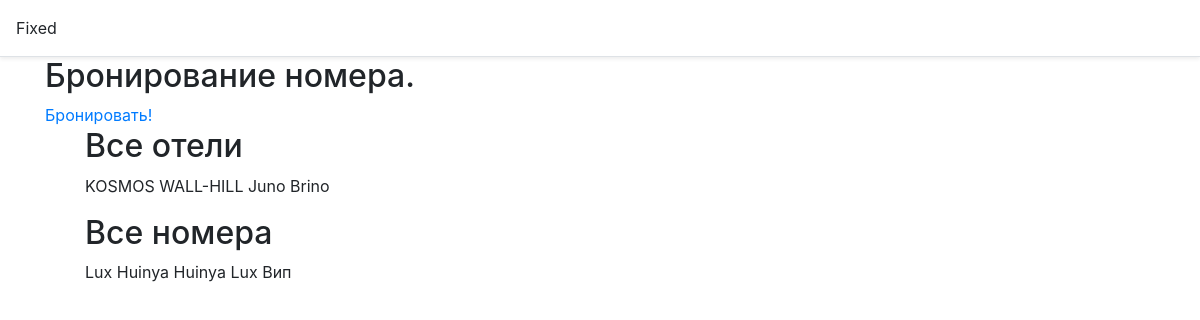
Screenshot of /hotel/reservation/a70f2062-5b95-4049-892b-3eeeeed6cb5f/ with the database file from the repository.
### hotel/models.py (models this page shows, shortened)
class Hotel(models.Model):
    name = models.CharField(
        max_length=255,
        verbose_name= _('Name of Hotel'),
    )
    slug = models.SlugField(max_length=255,null=True)
    address = models.CharField(
        max_length=255,
        blank=True,
        null=True,
        verbose_name=_('Location of Hotel'),
    )
    '''
    location = gis_models.PointField(
        verbose_name=_('Location'),
        null=True,
        blank=True,
        geography=True,
        help_text=_('Location of Hotel'),
    )
    '''
    zip_code = models.IntegerField(
        verbose_name=_('ZIP Code'),
        null=True,
        blank=True,
    )
    description = models.TextField(
        verbose_name=_('Description'),
        blank='',
        default=True,
    )
    class Meta:
        verbose_name = _('Hotel')
        verbose_name_plural = _('Hotels')

class Room(models.Model):
    number = models.IntegerField(
        verbose_name=_('Number of room'),
        default=0,
    )
    room_category = models.ForeignKey(
        to=RoomCategory,
        on_delete=models.CASCADE,
        related_name='rooms',
    )
    hotel = models.ForeignKey(
        to=Hotel,
        on_delete=models.CASCADE,
        related_name='rooms',
    )
    is_free = models.BooleanField(
        verbose_name=_('Check that room is free'),
        default=True
    )
    class Meta:
        verbose_name = _('Room')
        verbose_name_plural = _('Rooms')

class RoomCategory(models.Model):
    name = models.CharField(
        max_length=255,
        verbose_name=_('Name of category'),
    )
    max_guest = models.IntegerField(
        verbose_name=_('Max number of guests'),
        default=2
    )
    description = models.TextField(
        verbose_name=_('Description of Category'),
        max_length=255,
        blank=True,
        null=True,
    )
    price_for_night = models.DecimalField(
        max_digits=8,
        decimal_places=2,
        help_text='Цена за одну ночь',
        null=True,
    )
    class Meta:
        verbose_name = _('RoomCategory')
        verbose_name_plural = _('RoomCategories')
    def __str__(self):
        return f'{self.name}'

### hotel/views.py (the view)
# urls.py: path('reservation/<slug:slug>/',DetailReservationView.as_view(), name='detail_reserv'),
class DetailReservationView(DetailView):
    model = Reservation
    template_name = 'detail_reservation.html'
    slug_field = 'slug'
    def get_context_data(self, **kwargs):
        context = super(DetailReservationView, self).get_context_data(**kwargs)
        context['hotel_all'] = Hotel.objects.all()
        context['room_all'] = Room.objects.all()
        return context

### templates/detail_reservation.html (shortened to what this page needs)
{% extends 'base.html' %}
{% load static %}
{% block content %}
<h2>Бронирование номера.</h2>
<a href="">Бронировать!</a>
<ul>
    <h2>Все отели</h2>
{% for h in hotel_all %}
   {{h.name}}
{% endfor %}
</ul>
<ul>
    <h2>Все номера</h2>
{% for r in room_all %}
   {{r.room_category}}
{% endfor %}
</ul>
    {% endblock %}

### rows the page displays
Hotel: name "KOSMOS"
Hotel: name "WALL-HILL"
Hotel: name "Juno Brino"
Room: room_category "Lux"
Room: room_category "Huinya"
Room: room_category "Huinya"
Room: room_category "Lux"
Room: room_category "Вип"
